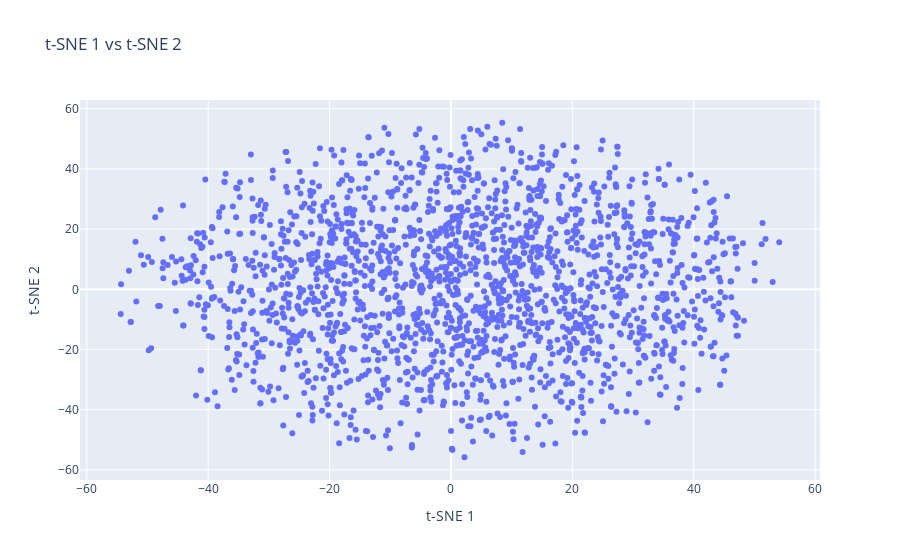

Notebook code for this chart:
### Code cell
plot_words(lstm_tsne_embds, 0, number_of_words, 1)

### Figure 1 — Plotly figure (JSON) as saved in the notebook; plotly's stock layout.template omitted (floating-point values rounded to 4 significant figures; data arrays with more than 128 entries replaced by an {"elided": "..."} marker saying what was removed)
{"data": [{"mode": "markers", "text": {"elided": "1623 str values"}, "type": "scatter", "x": {"elided": "2000 float values"}, "y": {"elided": "2000 float values"}}], "layout": {"autosize": true, "hovermode": "closest", "title": {"text": "t-SNE 1 vs t-SNE 2"}, "xaxis": {"autorange": true, "range": [-60.84, 60.52], "title": {"text": "t-SNE 1"}, "type": "linear"}, "yaxis": {"autorange": true, "range": [-64.99, 64.53], "title": {"text": "t-SNE 2"}, "type": "linear"}}}
